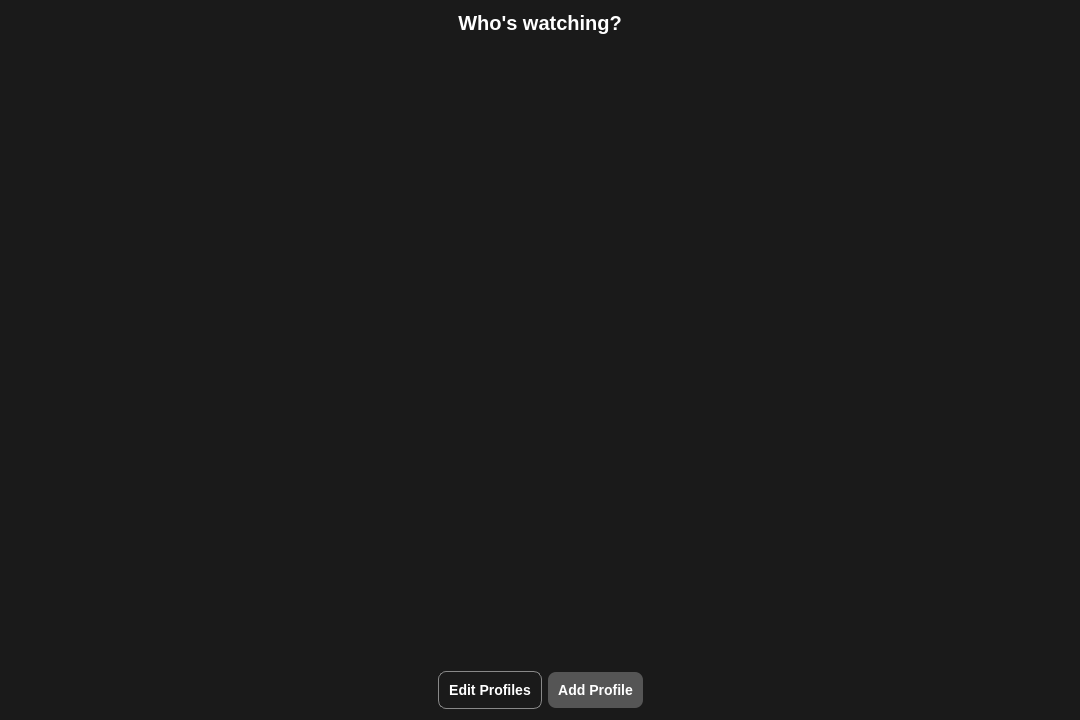
<?xml version="1.0" encoding="UTF-8"?>
<ui version="4.0">
 <class>ProfileSelector</class>
 <widget class="QDialog" name="ProfileSelector">
  <property name="geometry">
   <rect>
    <x>0</x>
    <y>0</y>
    <width>1080</width>
    <height>720</height>
   </rect>
  </property>
  <property name="windowTitle">
   <string>Select Profile</string>
  </property>
  <property name="styleSheet">
   <string>
    QDialog { background-color: #1a1a1a; }
    QLabel#titleLabel { color: white; font-size: 20px; font-weight: bold; }
    QPushButton {
        background-color: #555;
        color: white;
        border-radius: 8px;
        padding: 10px;
        font-weight: bold;
        font-size: 14px;
    }
    QPushButton:hover { background-color: #666; }
    
    QPushButton#editProfilesButton {
        background-color: transparent;
        border: 1px solid #888;
    }
    QPushButton#editProfilesButton:hover {
        background-color: #222;
        border: 1px solid #aaa;
    }
    QScrollArea { background-color: transparent; border: none; }
    QWidget#profileContainer { background-color: transparent; }

    /* --- STYLES FOR DYNAMIC PROFILE CARDS --- */ 
    QFrame#profileCard {
        background-color: #222;
        border-radius: 10px;
    }
    QFrame#profileCard:hover {
        background-color: #333;
    }
    QLabel#profilePic { 
        color: gray;
        font-size: 16px;
        border: 1px solid #444;
        border-radius: 10px;
        background-color: #111;
    }
    QLabel#profileName { 
        color: white;
        font-weight: bold;
        font-size: 14px;
    }
    QLabel#editOverlay { 
        background-color: rgba(0, 0, 0, 0.6);
        color: white;
        font-size: 60px;
        border-radius: 10px;
    }
    /* --- END DYNAMIC STYLES --- */

   </string>
  </property>
  <layout class="QVBoxLayout" name="verticalLayout">
   <item>
    <widget class="QLabel" name="titleLabel">
     <property name="text">
      <string>Who's watching?</string>
     </property>
     <property name="alignment">
      <set>Qt::AlignCenter</set>
     </property>
    </widget>
   </item>
   <item>
    <widget class="QScrollArea" name="profileScrollArea">
     <property name="widgetResizable">
      <bool>true</bool>
     </property>
     <widget class="QWidget" name="profileContainer">
      <property name="geometry">
       <rect>
        <x>0</x>
        <y>0</y>
        <width>1058</width>
        <height>619</height>
       </rect>
      </property>
      <layout class="QGridLayout" name="profileGrid"/>
     </widget>
    </widget>
   </item>
   <item>
    <layout class="QHBoxLayout" name="buttonLayout">
     <item>
      <spacer name="horizontalSpacer">
       <property name="orientation">
        <enum>Qt::Horizontal</enum>
       </property>
       <property name="sizeHint" stdset="0">
        <size>
         <width>40</width>
         <height>20</height>
        </size>
       </property>
      </spacer>
     </item>
     <item>
      <widget class="QPushButton" name="editProfilesButton">
       <property name="text">
        <string>Edit Profiles</string>
       </property>
      </widget>
     </item>
     <item>
      <widget class="QPushButton" name="addProfileButton">
       <property name="text">
        <string>Add Profile</string>
       </property>
      </widget>
     </item>
     <item>
      <spacer name="horizontalSpacer_2">
       <property name="orientation">
        <enum>Qt::Horizontal</enum>
       </property>
       <property name="sizeHint" stdset="0">
        <size>
         <width>40</width>
         <height>20</height>
        </size>
       </property>
      </spacer>
     </item>
    </layout>
   </item>
  </layout>
 </widget>
 <resources/>
 <connections/>
</ui>
